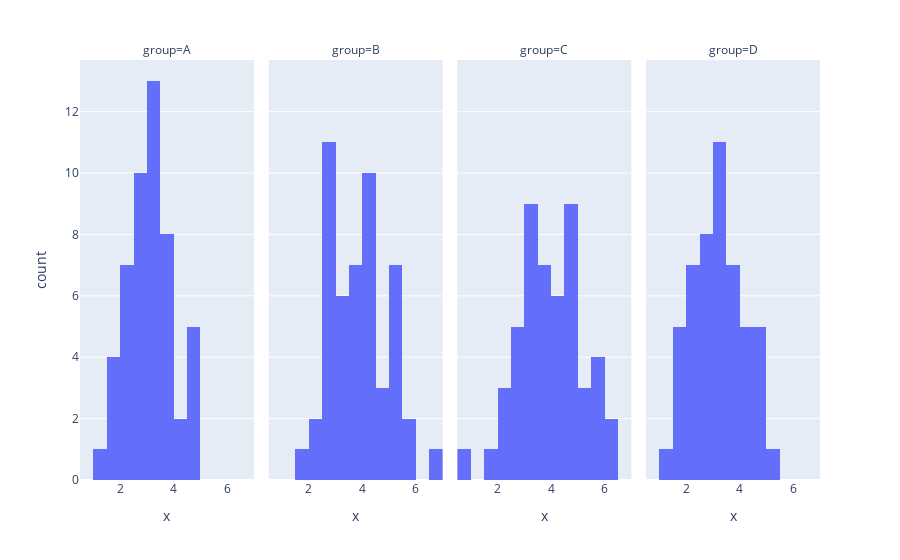

This figure's notebook cell:
### Code cell
# x histograms by group
plotly.offline.iplot(
    plotly.express.histogram(data1, x = "x", facet_col = "group")
)

### Figure 1 — Plotly figure (JSON) as saved in the notebook; plotly's stock layout.template omitted (floating-point values rounded to 4 significant figures)
{"data": [{"alignmentgroup": "True", "bingroup": "x", "hoverlabel": {"namelength": 0}, "hovertemplate": "group=A<br>x=%{x}<br>count=%{y}", "legendgroup": "", "marker": {"color": "#636efa"}, "name": "", "offsetgroup": "", "orientation": "v", "showlegend": false, "type": "histogram", "x": [3.474, 1.622, 3.409, 3.263, 4.767, 2.533, 1.994, 3.798, 2.722, 2.539, 3.392, 3.025, 3.496, 1.354, 2.979, 3.965, 4.355, 2.466, 3.655, 1.765, 2.601, 3.454, 2.792, 2.435, 4.584, 3.375, 2.585, 4.819, 4.546, 2.754, 3.939, 3.945, 3.078, 2.184, 3.741, 2.063, 3.419, 2.353, 2.706, 3.889, 2.431, 2.779, 3.602, 2.364, 3.395, 1.874, 3.186, 3.109, 4.086, 4.555], "xaxis": "x", "yaxis": "y"}, {"alignmentgroup": "True", "bingroup": "x", "hoverlabel": {"namelength": 0}, "hovertemplate": "group=B<br>x=%{x}<br>count=%{y}", "legendgroup": "", "marker": {"color": "#636efa"}, "name": "", "offsetgroup": "", "orientation": "v", "showlegend": false, "type": "histogram", "x": [3.85, 5.493, 5.196, 3.124, 5.01, 3.507, 3.194, 4.421, 3.568, 2.899, 3.322, 4.277, 5.303, 5.66, 2.673, 3.397, 2.792, 3.386, 6.804, 2.772, 2.436, 2.664, 4.064, 4.131, 4.637, 2.819, 4.06, 5.44, 3.573, 4.157, 4.272, 3.179, 3.551, 4.042, 2.729, 2.981, 3.784, 4.788, 5.504, 4.154, 2.658, 1.534, 3.674, 2.442, 2.917, 4.459, 5.056, 5.312, 2.921, 4.619], "xaxis": "x2", "yaxis": "y2"}, {"alignmentgroup": "True", "bingroup": "x", "hoverlabel": {"namelength": 0}, "hovertemplate": "group=C<br>x=%{x}<br>count=%{y}", "legendgroup": "", "marker": {"color": "#636efa"}, "name": "", "offsetgroup": "", "orientation": "v", "showlegend": false, "type": "histogram", "x": [3.353, 5.386, 4.608, 3.491, 4.725, 4.505, 4.94, 3.227, 3.008, 3.376, 3.506, 2.992, 4.491, 6.384, 5.555, 2.636, 3.103, 3.745, 3.099, 3.442, 5.614, 4.434, 4.689, 3.023, 5.328, 4.997, 4.037, 5.508, 3.754, 2.307, 1.717, 4.609, 4.147, 3.763, 5.414, 5.652, 4.032, 3.925, 3.768, 2.787, 2.845, 4.923, 2.1, 2.52, 2.335, 4.68, 6.396, 4.117, 0.9433, 3.826], "xaxis": "x3", "yaxis": "y3"}, {"alignmentgroup": "True", "bingroup": "x", "hoverlabel": {"namelength": 0}, "hovertemplate": "group=D<br>x=%{x}<br>count=%{y}", "legendgroup": "", "marker": {"color": "#636efa"}, "name": "", "offsetgroup": "", "orientation": "v", "showlegend": false, "type": "histogram", "x": [4.377, 1.902, 4.656, 2.719, 2.156, 2.243, 2.576, 3.572, 3.35, 1.725, 4.596, 1.66, 1.872, 3.938, 3.26, 4.065, 3.981, 4.23, 3.81, 2.834, 5.229, 3.899, 4.988, 4.302, 2.932, 2.318, 3.117, 4.828, 2.371, 3.428, 3.159, 2.847, 3.338, 2.715, 3.556, 3.404, 4.999, 2.1, 2.468, 2.202, 1.723, 3.397, 3.486, 3.143, 4.172, 2.87, 2.822, 1.197, 3.493, 3.705], "xaxis": "x4", "yaxis": "y4"}], "layout": {"annotations": [{"showarrow": false, "text": "group=A", "x": 0.1175, "xanchor": "center", "xref": "paper", "y": 1, "yanchor": "bottom", "yref": "paper"}, {"showarrow": false, "text": "group=B", "x": 0.3725, "xanchor": "center", "xref": "paper", "y": 1, "yanchor": "bottom", "yref": "paper"}, {"showarrow": false, "text": "group=C", "x": 0.6275, "xanchor": "center", "xref": "paper", "y": 1, "yanchor": "bottom", "yref": "paper"}, {"showarrow": false, "text": "group=D", "x": 0.8825, "xanchor": "center", "xref": "paper", "y": 1, "yanchor": "bottom", "yref": "paper"}], "barmode": "relative", "legend": {"tracegroupgap": 0}, "margin": {"t": 60}, "xaxis": {"anchor": "y", "domain": [0, 0.235], "title": {"text": "x"}}, "xaxis2": {"anchor": "y2", "domain": [0.255, 0.49], "matches": "x", "title": {"text": "x"}}, "xaxis3": {"anchor": "y3", "domain": [0.51, 0.745], "matches": "x", "title": {"text": "x"}}, "xaxis4": {"anchor": "y4", "domain": [0.765, 1.0], "matches": "x", "title": {"text": "x"}}, "yaxis": {"anchor": "x", "domain": [0, 1], "title": {"text": "count"}}, "yaxis2": {"anchor": "x2", "domain": [0, 1], "matches": "y", "showticklabels": false}, "yaxis3": {"anchor": "x3", "domain": [0, 1], "matches": "y", "showticklabels": false}, "yaxis4": {"anchor": "x4", "domain": [0, 1], "matches": "y", "showticklabels": false}}}
